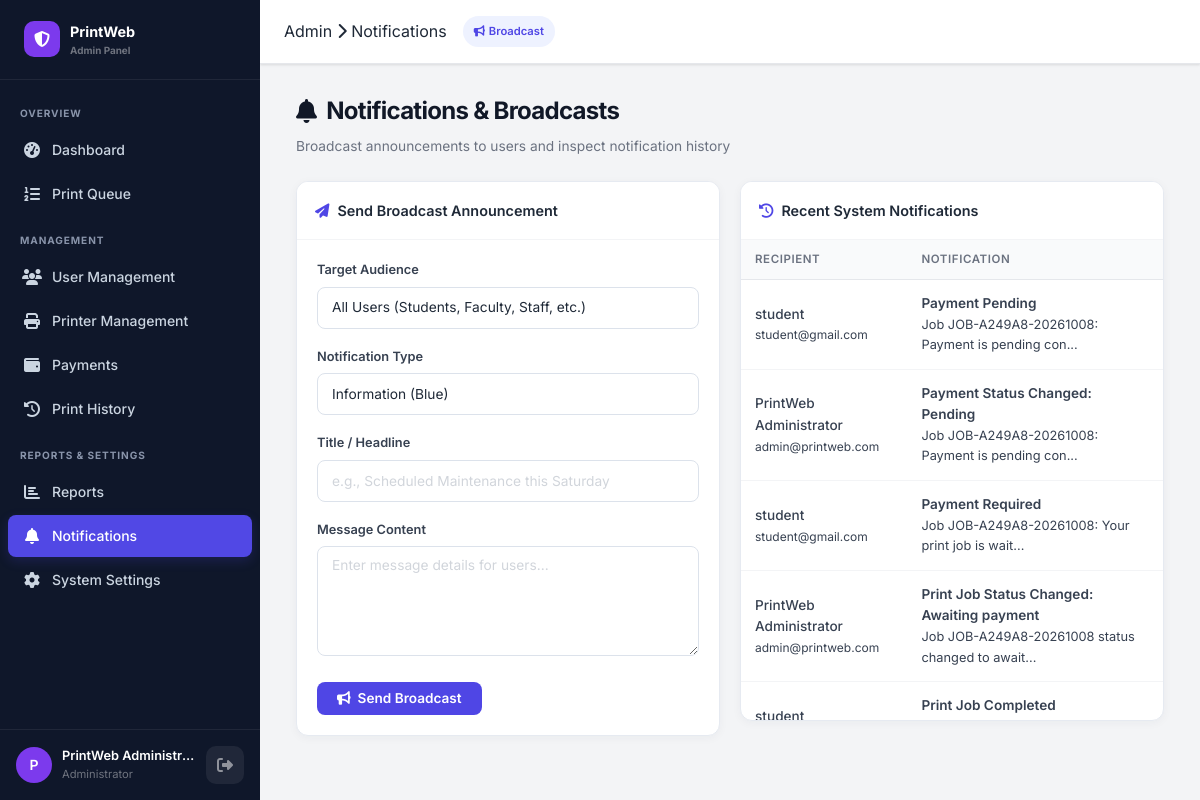
The app's page /admin/notifications.php (signed in) with its own data.
### tables this page shows
CREATE TABLE `notifications` (
  `id` int(11) NOT NULL,
  `user_id` int(11) NOT NULL,
  `type` enum('payment_success','job_queued','printing_started','printing_completed','printer_error','printer_offline','low_paper','job_cancelled','job_failed','system') NOT NULL,
  `title` varchar(255) NOT NULL,
  `message` text NOT NULL,
  `job_id` int(11) DEFAULT NULL,
  `is_read` tinyint(1) NOT NULL DEFAULT 0,
  `created_at` datetime NOT NULL DEFAULT current_timestamp()
);

CREATE TABLE `users` (
  `id` int(11) NOT NULL,
  `user_id` varchar(20) NOT NULL,
  `full_name` varchar(150) NOT NULL,
  `email` varchar(150) NOT NULL,
  `password_hash` varchar(255) NOT NULL,
  `role` enum('student','faculty','staff','other','admin','operator') NOT NULL DEFAULT 'student',
  `contact_number` varchar(20) DEFAULT NULL,
  `department` varchar(100) DEFAULT NULL,
  `status` enum('active','inactive','suspended') NOT NULL DEFAULT 'active',
  `email_verified` tinyint(1) NOT NULL DEFAULT 0,
  `profile_picture` varchar(255) DEFAULT NULL,
  `created_at` datetime NOT NULL DEFAULT current_timestamp(),
  `updated_at` datetime NOT NULL DEFAULT current_timestamp() ON UPDATE current_timestamp()
);

### admin/notifications.php (the view, shortened to what this page needs)
<?php
require_once __DIR__ . '/../includes/functions.php';
$adminNotifications = $pdo->prepare("
    SELECT n.*, u.full_name as user_name, u.email as user_email
    FROM notifications n
    JOIN users u ON n.user_id = u.id
    ORDER BY n.created_at DESC
    LIMIT 100
");
$adminNotifications->execute();
$allNotifs = $adminNotifications->fetchAll();
$extraHead = '<link rel="stylesheet" href="' . BASE_URL . '/assets/css/admin-tools.css">';
require_once __DIR__ . '/../includes/header.php';
?>
<div class="app-layout admin-tools-page">
    <?php require_once __DIR__ . '/../includes/sidebar_admin.php'; ?>
    <main class="main-content">
        <header class="topbar">
            <div class="topbar-left">
                <div class="breadcrumb">
                    <span>Admin</span> <i class="fas fa-chevron-right separator"></i>
                    <span class="active">Notifications</span>
                </div>
            </div>
            <div class="topbar-right">
                <span class="badge badge-primary"><i class="fas fa-bullhorn"></i> Broadcast</span>
            </div>
        </header>
        <div class="page-body">
            <div class="page-header flex-between mb-4">
                <div>
                    <h1 class="page-title"><i class="fas fa-bell text-primary"></i> Notifications & Broadcasts</h1>
                    <p class="text-muted">Broadcast announcements to users and inspect notification history</p>
                </div>
            </div>
            <div class="grid-2 mb-4">
                <div class="card">
                    <div class="card-header">
                        <h3 class="card-title"><i class="fas fa-paper-plane text-primary"></i> Send Broadcast Announcement</h3>
                    </div>
                    <div class="card-body">
                        <form method="POST">
                            <div class="form-group mb-3">
                                <label class="form-label">Target Audience</label>
                                <select name="target_role" class="form-control">
                                    <option value="all">All Users (Students, Faculty, Staff, etc.)</option>
                                </select>
                            </div>
                            <div class="form-group mb-3">
                                <label class="form-label">Notification Type</label>
                                <select name="type" class="form-control">
                                    <option value="info">Information (Blue)</option>
                                </select>
                            </div>
                            <div class="form-group mb-3">
                                <label class="form-label">Title / Headline</label>
                                <input type="text" name="title" class="form-control" placeholder="e.g., Scheduled Maintenance this Saturday" required>
                            </div>
                            <div class="form-group mb-3">
                                <label class="form-label">Message Content</label>
                                <textarea name="message" class="form-control" rows="4" placeholder="Enter message details for users..." required></textarea>
                            </div>
                            <button type="submit" class="btn btn-primary w-100"><i class="fas fa-bullhorn"></i> Send Broadcast</button>
                        </form>
                    </div>
                </div>
                <div class="card">
                    <div class="card-header">
                        <h3 class="card-title"><i class="fas fa-history text-info"></i> Recent System Notifications</h3>
                    </div>
                    <div class="table-responsive" style="max-height: 480px;">
                        <table class="table align-middle">
                            <thead>
                                <tr>
                                    <th>Recipient</th>
                                    <th>Notification</th>
                                    <th>Status</th>
                                </tr>
                            </thead>
                            <tbody>
                                <?php if (empty($allNotifs)): ?>
                                    <tr><td colspan="4" class="text-center py-4 text-muted">No notifications recorded yet.</td></tr>
                                <?php else: ?>
                                    <?php foreach ($allNotifs as $n): ?>
                                        <tr>
                                            <td>
                                                <div style="font-weight: 500;"><?= htmlspecialchars($n['user_name']) ?></div>
                                                <div style="font-size: .75rem; color: var(--text-muted);"><?= htmlspecialchars($n['user_email']) ?></div>
                                            </td>
                                            <td>
                                                <div style="font-weight: 600;"><?= htmlspecialchars($n['title']) ?></div>
                                                <div style="font-size: .8rem; color: var(--text-muted);"><?= htmlspecialchars(mb_strimwidth($n['message'], 0, 50, '...')) ?></div>
                                            </td>
                                            <td>
                                            </td>
                                        </tr>
                                    <?php endforeach; ?>
                                <?php endif; ?>
                            </tbody>
                        </table>
                    </div>
                </div>
            </div>
        </div>
    </main>
</div>
<?php require_once __DIR__ . '/../includes/footer.php'; ?>

### includes/header.php (shortened to what this page needs)
<!DOCTYPE html>
<html lang="en">
<head>
    <link rel="stylesheet" href="https://cdnjs.cloudflare.com/ajax/libs/font-awesome/6.5.0/css/all.min.css">
    <link rel="stylesheet" href="<?= BASE_URL ?>/assets/css/styles.css?v=6">
    <?php if (isset($extraHead)) echo $extraHead; ?>
</head>
<body>

### includes/sidebar_admin.php (shortened to what this page needs)
<?php
$currentPage = basename($_SERVER['PHP_SELF'], '.php');
function adminNavItem(string $href, string $icon, string $label, string $current, array $matches = []): string {
    $page = basename($href, '.php');
    $isActive = $page === $current || in_array($current, $matches);
    $class = 'nav-item' . ($isActive ? ' active' : '');
    $base = BASE_URL . '/admin/';
    return "<a href=\"{$base}{$href}\" class=\"{$class}\"><i class=\"fas {$icon}\"></i> {$label}</a>";
}
?>
<aside class="sidebar" id="sidebar">
    <div class="sidebar-brand">
        <div class="brand-logo">
            <div class="brand-icon" style="background:#7c3aed"><i class="fas fa-shield-alt"></i></div>
            <div>
                <div style="font-size:.9rem;font-weight:700;color:#fff">PrintWeb</div>
                <div style="font-size:.62rem;color:rgba(255,255,255,.4)">Admin Panel</div>
            </div>
        </div>
    </div>
    <nav class="sidebar-nav">
        <div class="nav-section-label">Overview</div>
        <?= adminNavItem('dashboard.php', 'fa-tachometer-alt', 'Dashboard', $currentPage) ?>
        <?= adminNavItem('queue.php', 'fa-list-ol', 'Print Queue', $currentPage) ?>
        <div class="nav-section-label">Management</div>
        <?= adminNavItem('users.php', 'fa-users', 'User Management', $currentPage) ?>
        <?= adminNavItem('printers.php', 'fa-print', 'Printer Management', $currentPage) ?>
        <?= adminNavItem('payments.php', 'fa-wallet', 'Payments', $currentPage) ?>
        <?= adminNavItem('print_history.php', 'fa-history', 'Print History', $currentPage) ?>
        <div class="nav-section-label">Reports & Settings</div>
        <?= adminNavItem('reports.php', 'fa-chart-bar', 'Reports', $currentPage) ?>
        <?= adminNavItem('notifications.php', 'fa-bell', 'Notifications', $currentPage) ?>
        <?= adminNavItem('settings.php', 'fa-cog', 'System Settings', $currentPage) ?>
    </nav>
    <div class="sidebar-footer">
        <div class="sidebar-user">
            <div class="user-avatar" style="background:#7c3aed">
                <?= strtoupper(substr($_SESSION['user_name'] ?? 'A', 0, 1)) ?>
            </div>
            <div class="user-info">
                <div class="user-name"><?= htmlspecialchars($_SESSION['user_name'] ?? 'Admin') ?></div>
                <div class="user-role"><?= ROLES[$_SESSION['user_role'] ?? 'admin'] ?? 'Admin' ?></div>
            </div>
            <a href="<?= BASE_URL ?>/auth/logout.php" class="icon-btn" data-tooltip="Logout" style="background:rgba(255,255,255,.07);color:rgba(255,255,255,.5)">
                <i class="fas fa-sign-out-alt"></i>
            </a>
        </div>
    </div>
</aside>

### includes/footer.php (shortened to what this page needs)
</body>
</html>

### assets/css/admin-tools.css (style rules this page uses)
.admin-tools-page .page-body { width: 100%; max-width: 1500px; margin: 0 auto; padding: 28px clamp(18px, 3vw, 36px) 40px; }
.admin-tools-page .page-header { align-items: center; margin-bottom: 24px !important; }
.admin-tools-page .page-title { display: flex; align-items: center; gap: 10px; margin: 0; color: var(--gray-900); font-size: clamp(1.25rem, 2vw, 1.55rem); font-weight: 700; letter-spacing: -.03em; }
.admin-tools-page .page-header p { margin-top: 5px; color: var(--gray-500); font-size: .86rem; }
.admin-tools-page .grid-2 { align-items: start; gap: 20px; }
.admin-tools-page .card { border-color: #e6eaf1; border-radius: 12px; box-shadow: 0 2px 10px rgba(24, 35, 63, .045); }
.admin-tools-page .card-header { min-height: 58px; padding: 14px 18px; background: #fff; }
.admin-tools-page .card-title { font-size: .9rem; line-height: 1.4; }
.admin-tools-page .card-body { padding: 20px; }
.admin-tools-page .form-control, .admin-tools-page .form-select { min-height: 42px; border-color: #dce2eb; border-radius: 8px; font-size: .86rem; }
.admin-tools-page textarea.form-control { min-height: 110px; }
.admin-tools-page .btn { border-radius: 8px; font-size: .85rem; font-weight: 600; }
.admin-tools-page .table-responsive { border-radius: 0 0 12px 12px; }
.admin-tools-page .table { min-width: 620px; margin-bottom: 0; }
.admin-tools-page .table thead th { position: sticky; top: 0; z-index: 1; }
.admin-tools-page .table tbody td { padding-top: 13px; padding-bottom: 13px; }
.admin-tools-page .topbar .badge { padding: 7px 11px; }
.admin-tools-page .sidebar-nav { padding-top: 10px; }
.admin-tools-page .nav-section-label { padding: 15px 20px 6px; color: #8994aa; font-size: .63rem; font-weight: 700; letter-spacing: .09em; }
.admin-tools-page .nav-item { min-height: 42px; margin: 2px 8px; padding: 9px 14px; border-radius: 8px; }
.admin-tools-page .nav-item.active { background: #5148e5; box-shadow: 0 4px 12px rgba(79, 70, 229, .2); }

### records on screen
notifications: user.full_name "student", user.email "student@gmail.com", title "Payment Pending", message "Job JOB-A249A8-20261008: Payment is pending con..."
notifications: user.full_name "PrintWeb Administrator", user.email "admin@printweb.com", title "Payment Status Changed: Pending", message "Job JOB-A249A8-20261008: Payment is pending con..."
notifications: user.full_name "student", user.email "student@gmail.com", title "Payment Required", message "Job JOB-A249A8-20261008: Your print job is wait..."
notifications: user.full_name "PrintWeb Administrator", user.email "admin@printweb.com", title "Print Job Status Changed: Awaiting payment", message "Job JOB-A249A8-20261008 status changed to await..."
notifications: user.full_name "student", title "Print Job Completed"

### other values on screen
$label "Dashboard Print Queue User Management Printer Management Payments Print History Reports Notifications System Settings"
substr($_SESSION['user_name'] ?? 'A', 0, 1) "P"
$_SESSION['user_name'] "PrintWeb Administr…"
ROLES[$_SESSION['user_role'] ?? 'admin'] "Administrator"
